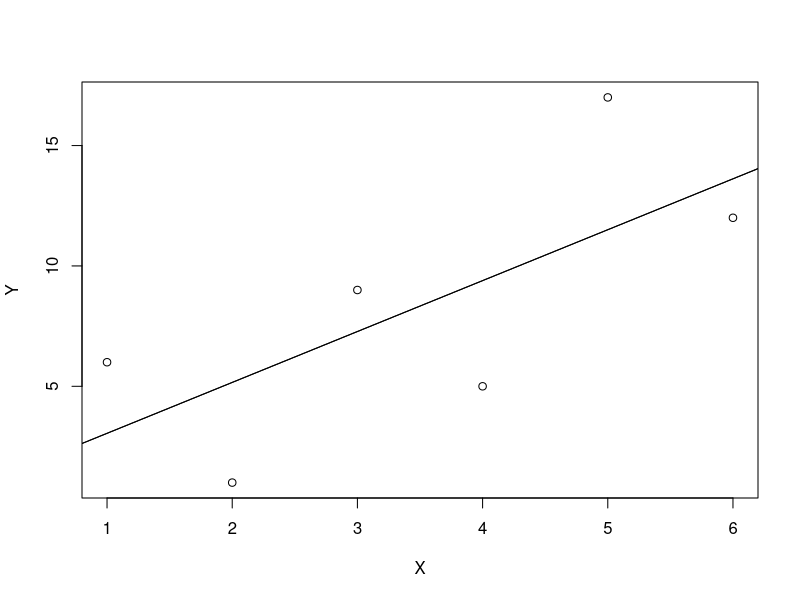
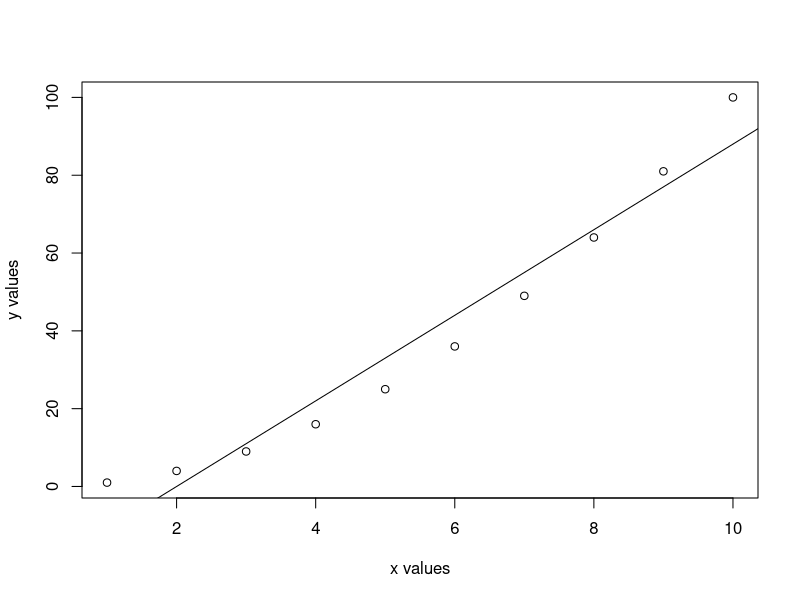
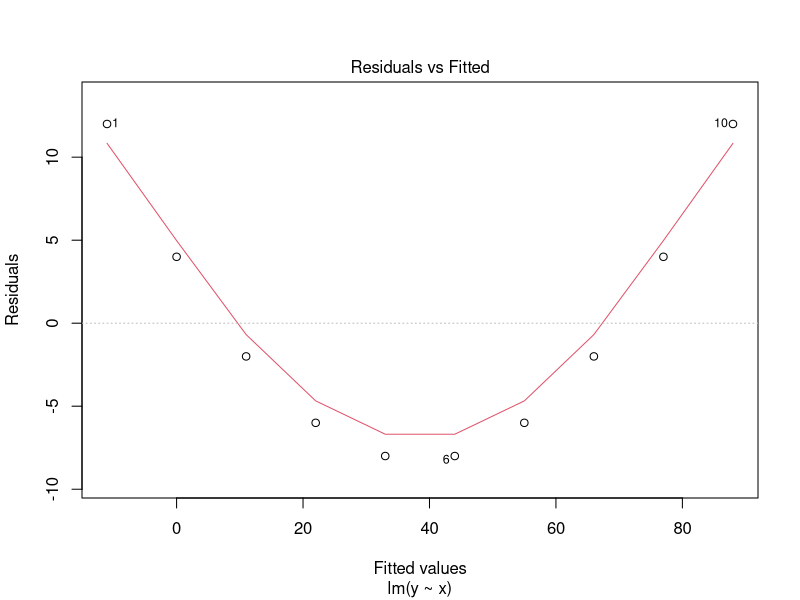
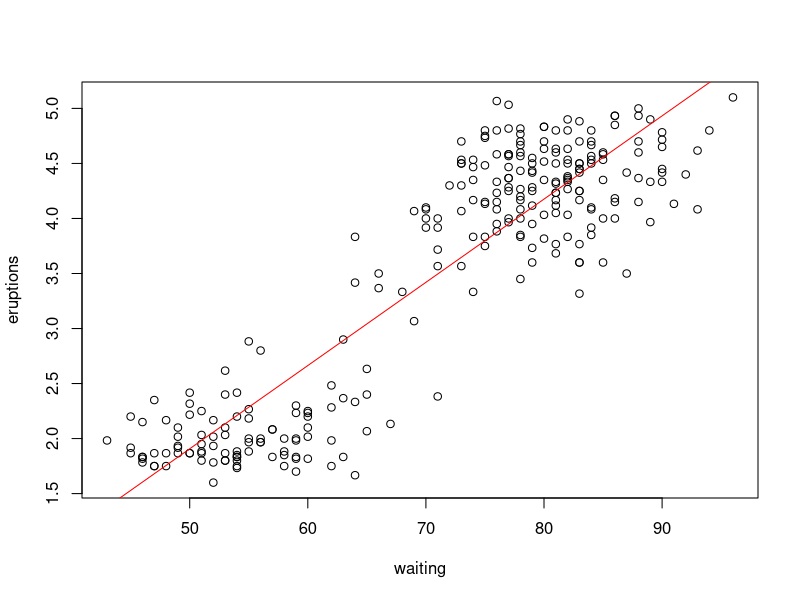

The R script that drew these images, in order:
##lab4regression

##Follwo below link for solution #
## http://rstudio-pubs-static.s3.amazonaws.com/171204_97e4c740be07426a9ecd8efcca153d8a.html

#Q1

x <- c(1,2,3,4,5,6)
y <- c(6,1,9,5,17,12)
values <- data.frame(x, y)
plot(values, xlab="X", ylab="Y")
cor(x,y)
model <- lm(y ~ x)
model
model$coefficients
model$residuals
abline(lm(y ~ x, data=values))
abline(model, data=values)
predict(model, values)
summary(model)

#Q2

x <- 1:10
y <- x ^ 2
myData <- data.frame(x,y)
regression.model <- lm(y ~ x)
plot(x, y, xlab="x values", ylab="y values")
abline(lm(y ~ x, data = myData))

methods(plot)
?plot.lm
plot(regression.model, which = 1)

#3
?faithful
summary(faithful)

#generate linear model using 
#eruptions as the dependent variable 
#and waiting as independent variable 
eruption.lm <- lm(eruptions ~ waiting, data=faithful)

#model description 
summary(eruption.lm)
#plot
plot(eruptions~waiting,data=faithful)
abline(eruption.lm,col="red")


#Predict eruptions times for waiting times c(50, 60, 70, 80, 90).
#For single time
newdata<- data.frame(waiting=75)
predict(eruption.lm,newdata)

newdata<- data.frame(waiting=c(50, 60, 70, 80, 90))
predict(eruption.lm,newdata)

#Q4. Multiple Linear Regression
data("stackloss") #load data

head(stackloss) #preview data
#generate linear model
#similar to simple linear regression
stackloss.lm = lm(stack.loss ~ Air.Flow + Water.Temp + Acid.Conc., data=stackloss)

#summarize model
summary(stackloss.lm)
